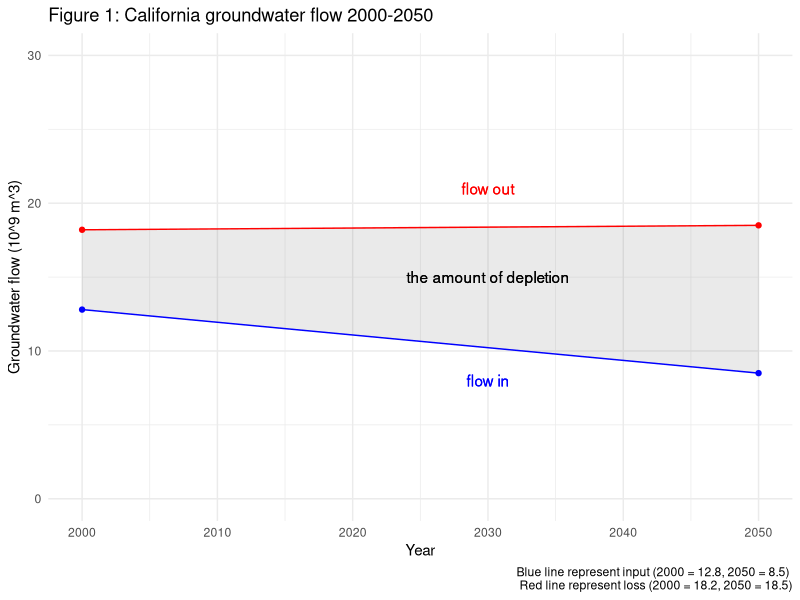
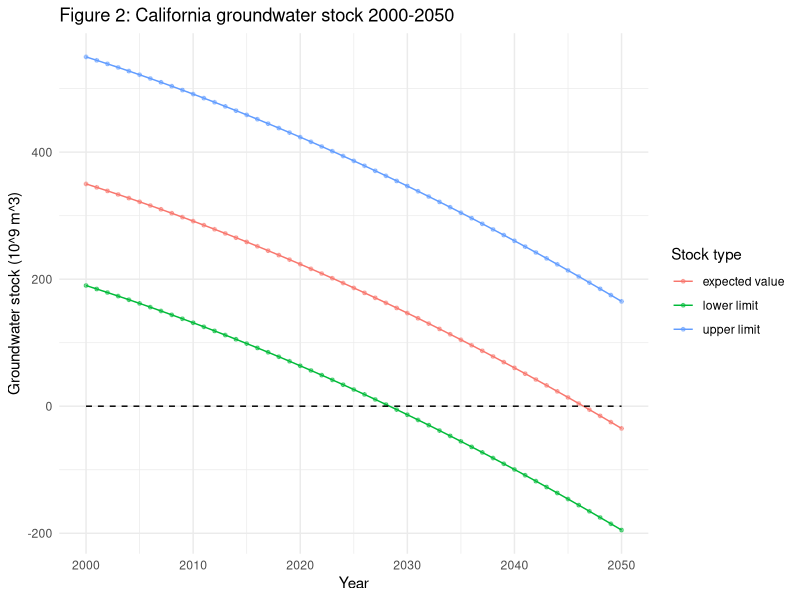
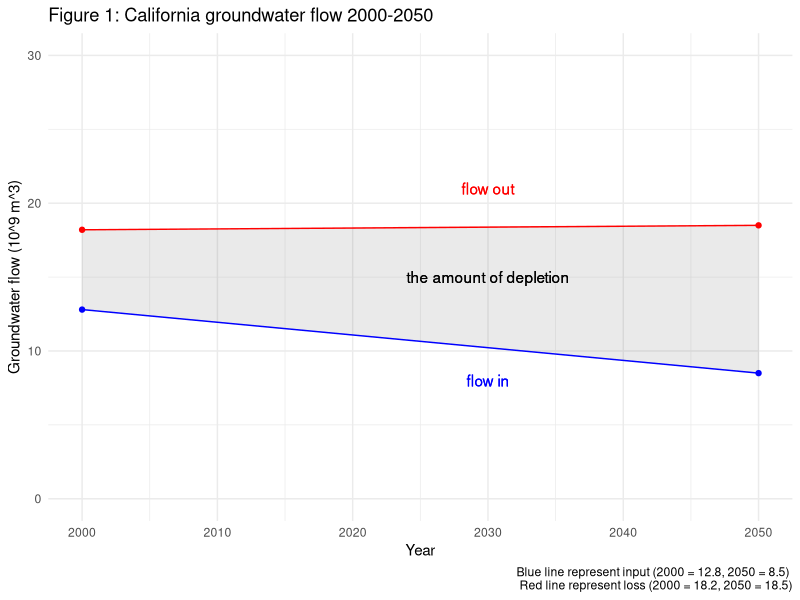
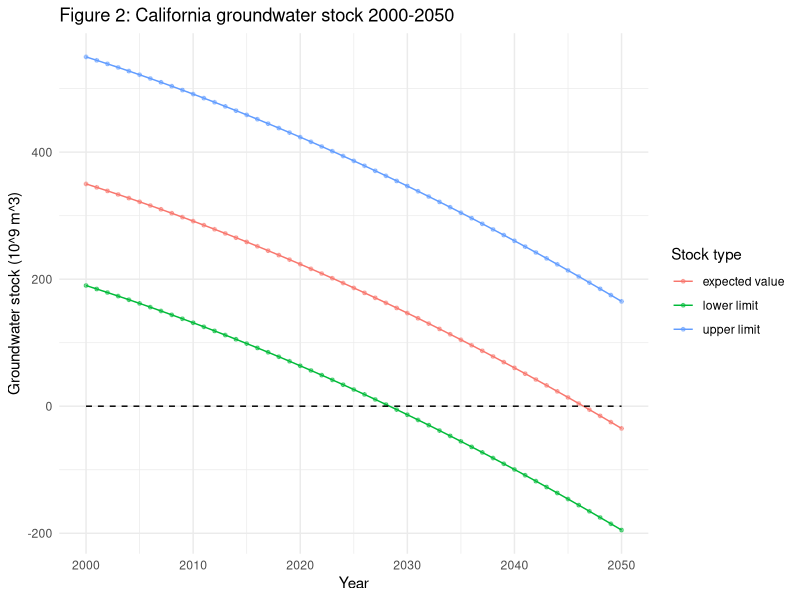

These charts were generated, in order, by the following R code:
## ---- chunk 1
knitr::opts_chunk$set(echo = TRUE)
library(tidyverse)
## ---- chunk 2
groundwater <- data.frame(year = c(2000, 2050), flow_in = c(12.8, 8.5), flow_out = c(18.2, 18.5))

ggplot(data = groundwater, aes(x = year)) +
  geom_ribbon(aes(ymin = flow_in, ymax = flow_out),
              alpha = 0.1) +
  geom_point(aes(y = flow_in), color = "blue") +
  geom_point(aes(y = flow_out), color = "red") +
  geom_line(aes(y = flow_in), color = "blue") +
  geom_line(aes(y = flow_out), color = "red") +
  theme_minimal() +
  scale_y_continuous(limits = c(0, 30)) +
  labs(x = "Year", 
       y = "Groundwater flow (10^9 m^3)", 
       title = "Figure 1: California groundwater flow 2000-2050",
       caption = "Blue line represent input (2000 = 12.8, 2050 = 8.5) \n Red line represent loss (2000 = 18.2, 2050 = 18.5)") +
  geom_text(x = 2030, y = 8,
            label = "flow in",
            color = "blue") +
  geom_text(x = 2030, y = 21,
            label = "flow out",
            color = "red") +
  geom_text(x = 2030, y = 15,
            label = "the amount of depletion",
            color = "black") 

ggsave("groundwater flow 2000-2050.jpg", height = 5, width = 6)
## ---- chunk 3
flow_in <- lm(flow_in ~ year, data = groundwater)
flow_in
flow_in_eqn <- function(year){
  flow_in$coefficients[1] + flow_in$coefficients[2]*year
  }

flow_out <- lm(flow_out ~ year, data = groundwater)
flow_out

flow_out_eqn <- function(year){
  flow_out$coefficients[1] + flow_out$coefficients[2]*year
}

## ---- chunk 4
cum_flow_change <- function(year){
  0.5*(year-2000)*(flow_in_eqn(year) - flow_out_eqn(year)) + (flow_in_eqn(2000)-flow_out_eqn(2000))*0.5*(year-2000)
}

stock_exp <- 350
stock_min <- 190
stock_max <- 550

stock_fin_exp <- stock_exp + cum_flow_change(2046)
stock_fin_exp
stock_fin_min <- stock_min + cum_flow_change(2028)
stock_fin_min
stock_fin_max <- stock_max + cum_flow_change(2066)
stock_fin_max
## ---- chunk 5
year <- seq(from = 2000, to = 2050)
cum_flow_change <- cum_flow_change(year)

stock_year <- data.frame(year = year, 
                         expected_volume = stock_exp + cum_flow_change, 
                         lower_limit = stock_min + cum_flow_change,
                         upper_limit = stock_max + cum_flow_change) %>% 
  pivot_longer(expected_volume:upper_limit, names_to = "stock_type", values_to = "stock_value")

ggplot(data = stock_year, aes(x = year, y = stock_value)) +
  geom_point(aes(color = stock_type),
             alpha = 0.5,
             size = 1) +
  geom_line(aes(color = stock_type)) +
  theme_minimal() +
  geom_line(y = 0, 
            linetype = 2) +
  labs(x = "Year",
       y = "Groundwater stock (10^9 m^3)",
       title = "Figure 2: California groundwater stock 2000-2050") +
  scale_color_discrete(name = "Stock type",
                       labels = c("expected value", "lower limit", "upper limit"))

ggsave("groundwater stock 2000-2050.jpg", height = 4, width = 7)
